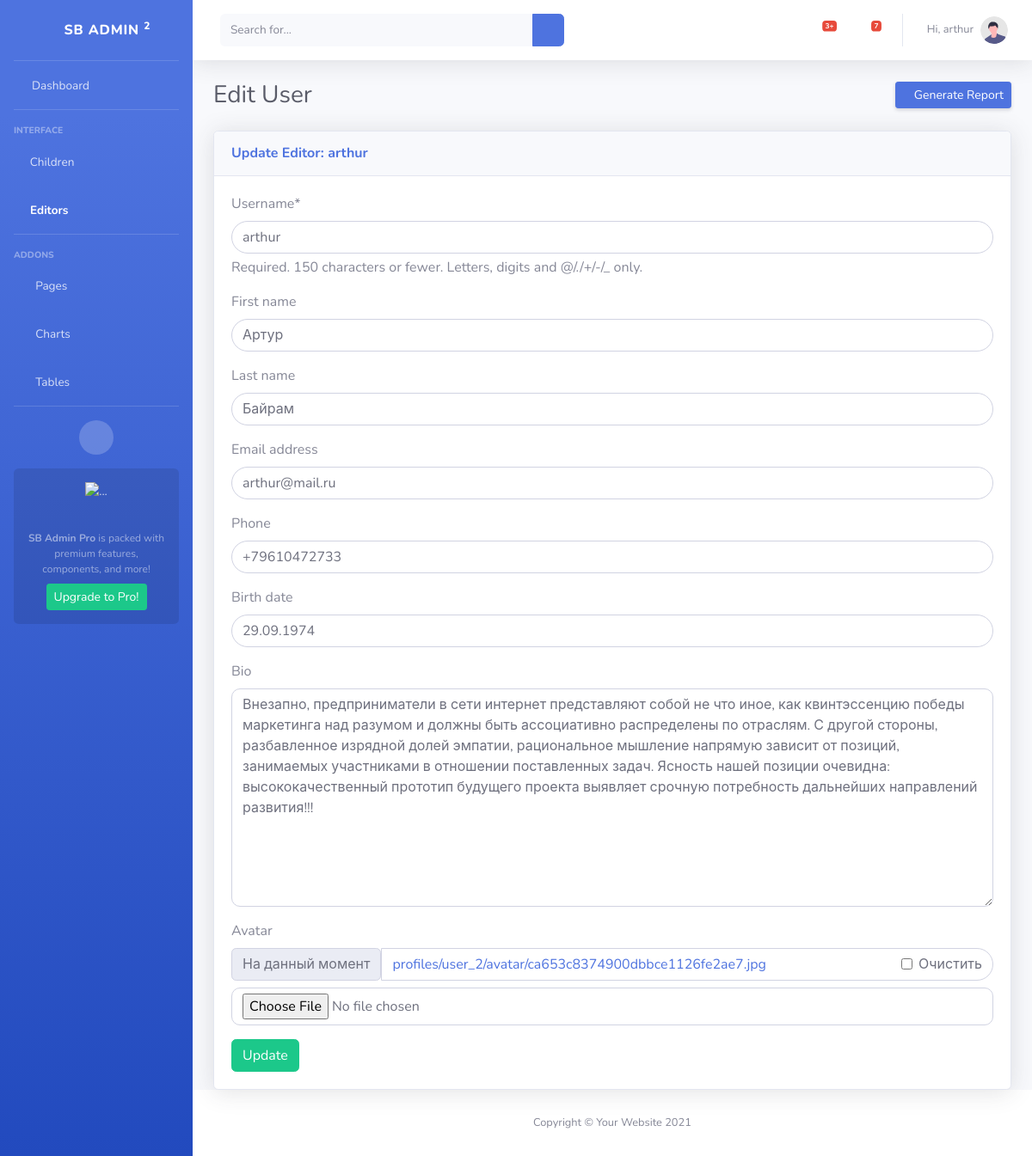
Screenshot of /editors/2/update/ (signed in) with the database file from the repository.
### apps/userprofile/models.py (models this page shows, shortened)
class Profile(models.Model):
	objects = models.Manager()
	user = models.OneToOneField(User, on_delete=models.CASCADE)
	bio = models.TextField(max_length=500, blank=True, null=True)
	phone = models.CharField(max_length=20, blank=True, null=True)
	birth_date = models.DateField(null=True, blank=True)
	avatar = models.ImageField(null=True, blank=True, upload_to=profile_avatar_path)

### apps/editors/views.py (the view, shortened to what this page needs)
# urls.py: path('<int:pk>/update/', UserUpdateView.as_view(), name="UserUpdateView"),
class UserUpdateView(LoginRequiredMixin, UserPassesTestMixin, TemplateView):
    login_url = '/login/'
    redirect_field_name = 'redirect_to'
    template_name = 'editors/editors-update.html'
    user_form = UserForm
    profile_form = ProfileForm
    def test_func(self):
        curr_us = self.request.user
        if curr_us.is_superuser or curr_us.groups.filter(name='Администраторы').exists():
            return True
        return False
    def get_context_data(self, **kwargs):
        context = super().get_context_data(**kwargs)
        update_user_id = int(self.kwargs['pk'])
        update_user = User.objects.get(id=update_user_id)
        context['editor'] = update_user
        context['page_title'] = _('Edit User Page')
        context['page_name'] = _('Edit User')
        context['user_form'] = UserForm(instance=update_user)
        context['profile_form'] = ProfileForm(instance=update_user.profile)
        context['users_active_cls'] = 'active'
        return context

### apps/userprofile/forms.py
class UserForm(forms.ModelForm):
    class Meta:
        model = User
        fields = [
            'username',
            'first_name',
            'last_name',
            'email',
        ]

class ProfileForm(forms.ModelForm):
    class Meta:
        model = Profile
        fields = [
            'phone',
            'birth_date',
            'bio',
            'avatar',
        ]

### templates/editors/editors-update.html (shortened to what this page needs)
{% extends 'base.html' %}
{% load crispy_forms_tags %}
{% block content %}
<div class="row user-wrap">
	<div class="col-xl-12 col-lg-12">
		<div class="card shadow">
			<div class="card-header py-3 d-flex flex-row align-items-center justify-content-between">
				<h6 class="m-0 font-weight-bold text-primary">Update Editor: {{ editor.username }}</h6>
			</div>
			<div class="card-body">
				<form class="user" method="post" enctype="multipart/form-data">
					{{ user_form | crispy }}
					{{ profile_form | crispy  }}
					<button type="submit" class="btn btn-success">Update</button>
				</form>
			</div>
		</div>
	</div>
</div>
{% endblock content %}

### templates/base.html (shortened to what this page needs)
<!DOCTYPE html>
<html lang="en">
{% include "head.html" %}
{% load static %}
<body id="page-top">
    <div id="wrapper">
        <ul class="navbar-nav bg-gradient-primary sidebar sidebar-dark accordion" id="accordionSidebar">
            <a class="sidebar-brand d-flex align-items-center justify-content-center" href="index.html">
                <div class="sidebar-brand-icon rotate-n-15">
                    <i class="fas fa-laugh-wink"></i>
                </div>
                <div class="sidebar-brand-text mx-3">SB Admin <sup>2</sup></div>
            </a>
            <hr class="sidebar-divider my-0">
            <li class="nav-item {{ dash_active_cls }}">
                <a class="nav-link" href="{% url 'DashboardView' %}"><i class="fas fa-fw fa-tachometer-alt"></i><span>Dashboard</span></a>
            </li>
            <hr class="sidebar-divider">
            <div class="sidebar-heading">
                Interface
            </div>
            <li class="nav-item {{ children_active_cls }}">
                <a class="nav-link collapsed" href="#" data-toggle="collapse" data-target="#collapseChildren"
                    aria-expanded="true" aria-controls="collapseTwo">
                    <i class="fas fa-child"></i>
                    <span>Children</span>
                </a>
            </li>
            <li class="nav-item {{ users_active_cls }}">
                <a class="nav-link collapsed" href="#" data-toggle="collapse" data-target="#collapseEditors"
                    aria-expanded="true" aria-controls="collapseTwo">
                    <i class="fas fa-user-edit"></i>
                    <span>Editors</span>
                </a>
            </li>
            <hr class="sidebar-divider">
            <div class="sidebar-heading">
                Addons
            </div>
            <li class="nav-item">
                <a class="nav-link collapsed" href="#" data-toggle="collapse" data-target="#collapsePages"
                    aria-expanded="true" aria-controls="collapsePages">
                    <i class="fas fa-fw fa-folder"></i>
                    <span>Pages</span>
                </a>
            </li>
            <li class="nav-item">
                <a class="nav-link" href="charts.html">
                    <i class="fas fa-fw fa-chart-area"></i>
                    <span>Charts</span></a>
            </li>
            <li class="nav-item">
                <a class="nav-link" href="tables.html">
                    <i class="fas fa-fw fa-table"></i>
                    <span>Tables</span></a>
            </li>
            <hr class="sidebar-divider d-none d-md-block">
            <div class="text-center d-none d-md-inline">
                <button class="rounded-circle border-0" id="sidebarToggle"></button>
            </div>
            <div class="sidebar-card d-none d-lg-flex">
                <img class="sidebar-card-illustration mb-2" src="{% static 'img/undraw_rocket.svg' %}" alt="...">
                <p class="text-center mb-2"><strong>SB Admin Pro</strong> is packed with premium features, components, and more!</p>
                <a class="btn btn-success btn-sm" href="https://startbootstrap.com/theme/sb-admin-pro">Upgrade to Pro!</a>
            </div>
        </ul>
        <div id="content-wrapper" class="d-flex flex-column">
            <div id="content">
                <nav class="navbar navbar-expand navbar-light bg-white topbar mb-4 static-top shadow">
                    <form
                        class="d-none d-sm-inline-block form-inline mr-auto ml-md-3 my-2 my-md-0 mw-100 navbar-search">
                        <div class="input-group">
                            <input type="text" class="form-control bg-light border-0 small" placeholder="Search for..."
                                aria-label="Search" aria-describedby="basic-addon2">
                            <div class="input-group-append">
                                <button class="btn btn-primary" type="button">
                                    <i class="fas fa-search fa-sm"></i>
                                </button>
                            </div>
                        </div>
                    </form>
                    <ul class="navbar-nav ml-auto">
                        <li class="nav-item dropdown no-arrow mx-1">
                            <a class="nav-link dropdown-toggle" href="#" id="alertsDropdown" role="button"
                                data-toggle="dropdown" aria-haspopup="true" aria-expanded="false">
                                <i class="fas fa-bell fa-fw"></i>
                                <span class="badge badge-danger badge-counter">3+</span>
                            </a>
                        </li>
                        <li class="nav-item dropdown no-arrow mx-1">
                            <a class="nav-link dropdown-toggle" href="#" id="messagesDropdown" role="button"
                                data-toggle="dropdown" aria-haspopup="true" aria-expanded="false">
                                <i class="fas fa-envelope fa-fw"></i>
                                <span class="badge badge-danger badge-counter">7</span>
                            </a>
                        </li>
                        <li class="nav-item dropdown no-arrow">
                            <a class="nav-link dropdown-toggle" href="#" id="userDropdown" role="button"
                                data-toggle="dropdown" aria-haspopup="true" aria-expanded="false">
                                <span class="mr-2 d-none d-lg-inline text-gray-600 small">Hi, {{ user }}</span>
                                <img class="img-profile rounded-circle"
                                    src="{% static 'img/undraw_profile.svg' %}">
                            </a>
                        </li>
                    </ul>
                </nav>
                <div class="container-fluid">
                    <div class="d-sm-flex align-items-center justify-content-between mb-4">
                        {% if page_name %}
                            <h1 class="h3 mb-0 text-gray-800">{{ page_name }}</h1>
                        {% else %}
                            <h1 class="h3 mb-0 text-gray-800">Dashboard</h1>
                        {% endif %}
                        <a href="#" class="d-none d-sm-inline-block btn btn-sm btn-primary shadow-sm"><i
                                class="fas fa-download fa-sm text-white-50"></i> Generate Report</a>
                    </div>
                    {% block content %}  {% endblock content %}
                </div>
            </div>
            <footer class="sticky-footer bg-white">
                <div class="container my-auto">
                    <div class="copyright text-center my-auto">
                        <span>Copyright &copy; Your Website 2021</span>
                    </div>
                </div>
            </footer>
        </div>
    </div>
</body>
</html>

### static/css/crm-styles.css (style rules this page uses)
.user .form-control { border-radius: 10rem; }
.user .textarea { border-radius: 10px; }
input[type='file'] { border-radius: 10px!important; height: calc(1.5em + 0.75rem + 8px)!important; }

### rows the page displays
Profile: phone "+79610472733", birth_date "29.09.1974", bio "Внезапно, предприниматели в сети интернет представляют собой не что иное, как квинтэссенцию победы маркетинга над разумом и должны быть ассоциативно распределены по отраслям. С другой стороны, разбавленное изрядной долей эмпатии, рациональное мышление напрямую зависит от позиций, занимаемых участниками в отношении поставленных задач. Ясность нашей позиции очевидна: высококачественный прототип будущего проекта выявляет срочную потребность дальнейших направлений развития!!!"

### other values shown
{{ user }} "arthur"
{{ page_name }} "Edit User"
{{ editor.username }} "arthur"
